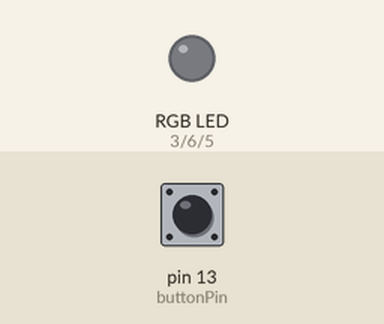
Simulated run of this sketch. Board: Arduino Uno, built with avr-gcc and run on an emulated ATmega328P. Shown: an RGB LED mixed from three pins (HIGH = lit). The inputs (shaded band) are chosen by the test bench; at power-on: pin 13 (buttonPin) HIGH. Dim RGB values are drawn brighter than linear; random numbers use the default seed unless the sketch sets one.

Above: at 1.2 s.
1.3 s: pin 13 (buttonPin) pulled LOW for 0.15 s
At 2.43 s:
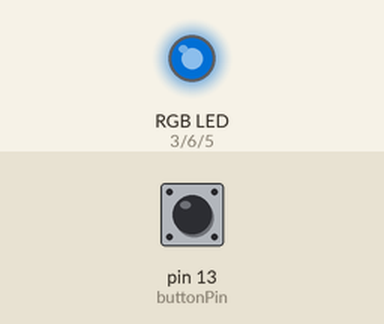
4.3 s: pin 13 (buttonPin) pulled LOW for 1 s
At 6.6 s:
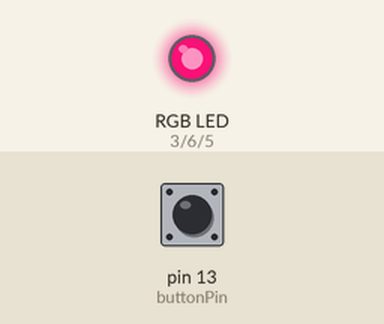
7.0 s: pin 13 (buttonPin) pulled LOW for 0.15 s
At 7.52 s:
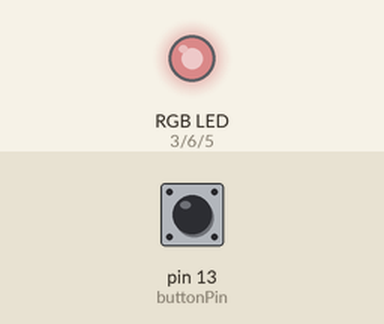
10.0 s: pin 13 (buttonPin) pulled LOW for 3.2 s
At 11.3 s:
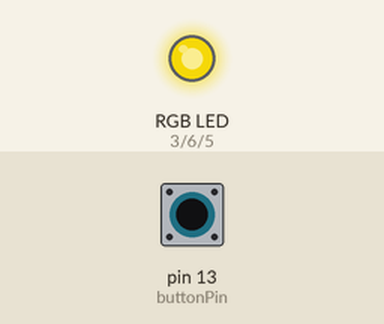
14.7 s: pin 13 (buttonPin) pulled LOW for 0.15 s
17.7 s: pin 13 (buttonPin) pulled LOW for 1 s
Timing chart, 0 to 21.7 s (numbered marks = the images above; inputs shaded):
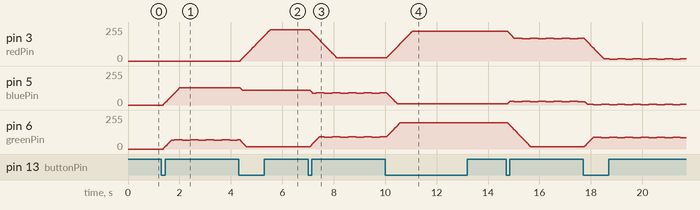

Measured:
- after the input at 4.3 s, pin 3 (redPin): moves from 0/255 to 234/255 over 1.2 s, starting after 0.06 s; pin 5 (bluePin): moves from 130/255 to 112/255 over 0.08 s, starting after 0.06 s
- after the input at 10.0 s, pin 3 (redPin): moves from 24/255 to 222/255 over 0.98 s, starting after 0.06 s

The sketch:

TriColoredLED-PushButton.ino
```cpp
// Pin setup
const int buttonPin = 13;
const int redPin = 3;
const int greenPin = 6;
const int bluePin = 5;

// Variables
bool buttonPressed = false;
int lastButtonState = HIGH;
unsigned long lastDebounceTime = 0;
const unsigned long debounceDelay = 50;

int currentR = 0, currentG = 0, currentB = 0;
int targetR = 0, targetG = 0, targetB = 0;

void setup() {
  pinMode(buttonPin, INPUT_PULLUP);
  pinMode(redPin, OUTPUT);
  pinMode(greenPin, OUTPUT);
  pinMode(bluePin, OUTPUT);
  randomSeed(analogRead(A0)); // for random color generation
}

void loop() {
  int reading = digitalRead(buttonPin);

  // Debounce handling
  if (reading != lastButtonState) {
    lastDebounceTime = millis();
  }

  if ((millis() - lastDebounceTime) > debounceDelay) {
    if (reading == LOW && !buttonPressed) {
      buttonPressed = true;

      // Generate a new random color
      targetR = random(0, 256);
      targetG = random(0, 256);
      targetB = random(0, 256);
    }
    else if (reading == HIGH) {
      buttonPressed = false;
    }
  }

  lastButtonState = reading;

  // Smooth fade toward target color
  fadeToColor();

  delay(10);
}

void fadeToColor() {
  const int fadeSpeed = 2; // lower = smoother, slower fade

  if (currentR < targetR) currentR += fadeSpeed;
  else if (currentR > targetR) currentR -= fadeSpeed;

  if (currentG < targetG) currentG += fadeSpeed;
  else if (currentG > targetG) currentG -= fadeSpeed;

  if (currentB < targetB) currentB += fadeSpeed;
  else if (currentB > targetB) currentB -= fadeSpeed;

  analogWrite(redPin, currentR);
  analogWrite(greenPin, currentG);
  analogWrite(bluePin, currentB);
}
```
